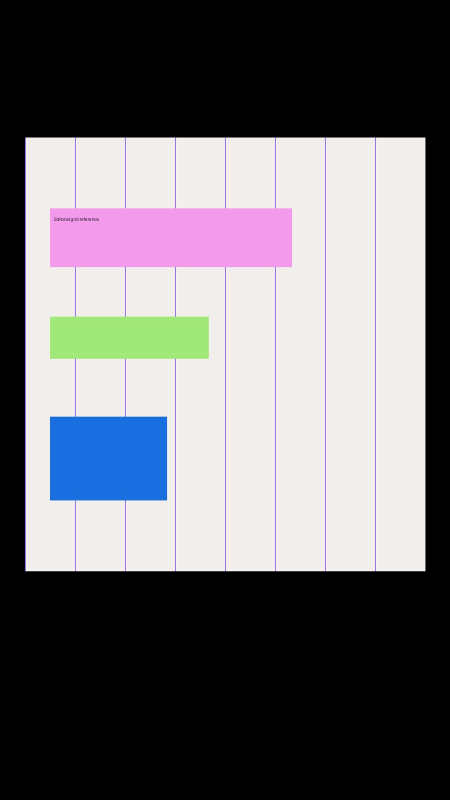
#> input picture data/styles/cream-grid-highlighter/ref0.jpg, 900 x 1600 px (shown at 1/2 size)
$ python filmmeasure.py ../data/styles/cream-grid-highlighter/ref0.jpg
#> lines starting #> are read from the running program, lines starting #| are printed output that depends on the picture; after the words box and inside, x2 and y2 are one past the last pixel; in counts of white or black regions, pixels touching at a corner belong together
"""Measuring a reference picture, so the direction board can copy a look instead of guessing one.

The board's palette and light come from a style card or from a fixed scheme, so a reference picture the creator
liked is never read: the film ends up near the board's idea of the look rather than the picture's. This module
measures a still - the colours in it, how bright it is, how much of it is in shadow, where the light comes from -
and turns the measurement into the board's own knobs: a five-colour palette with one accent, a key light azimuth and
elevation, and a grade patch that a scene can be drawn against.

Everything here is deterministic. The picture is decoded small (96 px wide), the colours are clustered with a
seeded k-means (no random init), and the same file always gives the same numbers: a board that changes when the
same picture is measured twice is a board nobody trusts.
"""
import json

import numpy as np
from PIL import Image

SAMPLE_W = 96      # the picture is read at this width: cheap, and small enough to cluster in one pass
K = 5              # palette colours
ITER = 16          # k-means iterations
D65 = (0.95047, 1.0, 1.08883)     # the white point of the sRGB / CIELAB standard formula


# ---------------------------------------------------------------- colour

def _to_lab(rgb):
    """sRGB in 0..1 (..., 3) -> CIELAB (..., 3): the standard D65 formula, written out so no extra package is needed."""
    c = np.asarray(rgb, dtype=np.float64)
    lin = np.where(c <= 0.04045, c / 12.92, ((c + 0.055) / 1.055) ** 2.4)
    r, g, b = lin[..., 0], lin[..., 1], lin[..., 2]
    x = (0.4124564 * r + 0.3575761 * g + 0.1804375 * b) / D65[0]
    y = (0.2126729 * r + 0.7151522 * g + 0.0721750 * b) / D65[1]
    z = (0.0193339 * r + 0.1191920 * g + 0.9503041 * b) / D65[2]
    f = lambda t: np.where(t > 216 / 24389, np.cbrt(t), (841 / 108) * t + 4 / 29)
    fx, fy, fz = f(x), f(y), f(z)
    return np.stack([116 * fy - 16, 500 * (fx - fy), 200 * (fy - fz)], axis=-1)


def _to_rgb(lab):
    """CIELAB (..., 3) -> sRGB in 0..1 (..., 3); out-of-gamut colours are clipped."""
    L, a, b = lab[..., 0], lab[..., 1], lab[..., 2]
    fy = (L + 16) / 116
    fx = fy + a / 500
    fz = fy - b / 200
    back = lambda t: np.where(t ** 3 > 216 / 24389, t ** 3, (108 / 841) * (t - 4 / 29))
    x = D65[0] * back(fx)
    y = D65[1] * back(fy)
    z = D65[2] * back(fz)
    r = 3.2404542 * x - 1.5371385 * y - 0.4985314 * z
    g = -0.9692660 * x + 1.8760108 * y + 0.0415560 * z
    bb = 0.0556434 * x - 0.2040259 * y + 1.0572252 * z
    out = np.stack([r, g, bb], axis=-1)
    out = np.where(out <= 0.0031308, 12.92 * out, 1.055 * np.abs(out) ** (1 / 2.4) - 0.055)
    return np.clip(out, 0, 1)


def _hex(rgb):
    """One sRGB colour (0..1, three channels) -> '#rrggbb'."""
    return "#%02x%02x%02x" % tuple(int(round(float(c) * 255)) for c in rgb)


def _decode(path):
    """The picture as an RGB array (0..1), read small: at most 96 px wide, height in proportion."""
    with Image.open(path) as im:
        im = im.convert("RGB")
        if im.width > SAMPLE_W:
            h = max(1, int(round(im.height * SAMPLE_W / im.width)))
            im = im.resize((SAMPLE_W, h), Image.LANCZOS)
        return np.asarray(im, dtype=np.float64) / 255.0


# ---------------------------------------------------------------- clustering

def _seeds(lab, k):
    """The k-means seeds, in lightness order: the median-lightness pixel first, then the pixels that are furthest
    (in Lab) from the seeds already chosen. No random init, so the same picture always clusters the same way."""
    n = len(lab)
    order = np.argsort(lab[:, 0], kind="stable")
    seeds = [int(order[n // 2])]
    while len(seeds) < k:
        d = np.linalg.norm(lab[seeds][:, None, :] - lab[None, :, :], axis=2).min(axis=0)
        seeds.append(int(np.argmax(d)))          # ties go to the lowest index, which argmax does
    return seeds


def _split_empty(labels, lab, k):
    """Give an empty cluster half of the heaviest one (by lightness), so every slot of the palette means something."""
    counts = np.bincount(labels, minlength=k)
    for j in range(k):
        if counts[j]:
            continue
        big = int(np.argmax(counts))
        idx = np.where(labels == big)[0]
        if len(idx) < 2:
            break
        order = idx[np.argsort(lab[idx, 0], kind="stable")]
        labels[order[len(order) // 2:]] = j
        counts = np.bincount(labels, minlength=k)
    return labels


def _kmeans(lab, k=K, iters=ITER):
    """Lloyd's k-means in Lab with the deterministic seeds above. -> (labels, centroids, shares)."""
    labels = np.zeros(len(lab), dtype=int)
    cent = lab[_seeds(lab, k)].copy()
    for _ in range(iters):
        d = ((lab[:, None, :] - cent[None, :, :]) ** 2).sum(axis=2)
        labels = _split_empty(d.argmin(axis=1), lab, k)
        for j in range(k):
            m = labels == j
            if m.any():
                cent[j] = lab[m].mean(axis=0)
    shares = np.array([(labels == j).mean() for j in range(k)])
    return labels, cent, shares


# ---------------------------------------------------------------- the measurement

def _corner_centre(L):
    """(corner mean, centre mean) of the lightness: the corners are the four corners, the centre the middle."""
    h, w = L.shape
    cw, ch = max(1, int(round(w * 0.15))), max(1, int(round(h * 0.15)))
    corners = np.concatenate([L[:ch, :cw].ravel(), L[:ch, -cw:].ravel(),
                              L[-ch:, :cw].ravel(), L[-ch:, -cw:].ravel()])
    mw, mh = max(1, int(round(w * 0.30))), max(1, int(round(h * 0.30)))
    centre = L[(h - mh) // 2:(h - mh) // 2 + mh, (w - mw) // 2:(w - mw) // 2 + mw]
    return float(corners.mean()), float(centre.mean())


def _key_light(L):
    """Where the key light sits, from the brightest 2 % of the picture: 180 is frontal, 90 the frame right,
    270 the frame left; the height of that patch sets the elevation of the light."""
    h, w = L.shape
    k = max(1, int(round(L.size * 0.02)))
    cut = float(np.sort(L, axis=None)[-k])                # the value of the 98th percentile of the lightness
    ys, xs = np.nonzero(L >= cut)                         # every pixel tied with it counts too, or a flat frame
    x = (float(xs.mean()) / max(1, w - 1)) * 2 - 1        # -1 at the left edge, +1 at the right
    y = (float(ys.mean()) / max(1, h - 1)) * 2 - 1        # -1 at the top, +1 at the bottom
    azimuth = int(round(180 - 90 * x))
    elevation = int(round(45 - 30 * y))                    # a bright patch high in the frame is a high light
    return {"azimuth_deg": azimuth, "elevation_deg": max(10, min(70, elevation))}


def measure(path):
    """Measure a picture: its palette, its accent, its light and how it is graded.

    -> {"palette": five hex colours dark to light, "accent", "shares", "l_p5", "l_p50", "l_p95", "contrast",
        "dark_share", "bright_share", "chroma", "warmth", "vignette", "key"}"""
    rgb = _decode(path)
#> in _decode, im is the input picture: PIL image 900x1600 RGB; mean R, G, B 108.7, 107, 111
    lab = _to_lab(rgb)
#> in _to_lab, `lin = np.where(c <= 0.04045, c / 12.92, ((c + 0.055) / 1.055) ** 2.4)`:
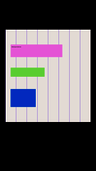
#> lin: shape (171, 96, 3) float64; mean of channels 0, 1, 2 0.386, 0.362, 0.384; drawn as R, G, B
#> in _to_lab, `y = (0.2126729 * r + 0.7151522 * g + 0.0721750 * b) / D65[1]`:
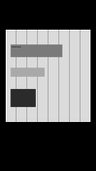
#> y: shape (171, 96) float64; min 0, max 1, mean 0.369
#> in _to_lab, `fx, fy, fz = f(x), f(y), f(z)`:
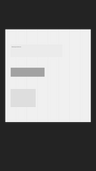
#> fz: shape (171, 96) float64; min 0.138, max 1, mean 0.518
#> in _to_lab, `return np.stack([116 * fy - 16, 500 * (fx - fy), 200 * (fy - fz)], axi..`:
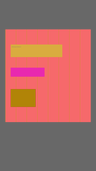
#> returned value: shape (171, 96, 3) float64; mean of channels 0, 1, 2 43.1, 2.1, -1.7; drawn with min black and max white
    flat = lab.reshape(-1, 3)
    L = lab[..., 0]
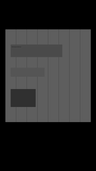
#> L: shape (171, 96) float64; min 0, max 100, mean 43.1
    labels, cent, shares = _kmeans(flat)
#> in _kmeans, `labels = np.zeros(len(lab), dtype=int)`: labels = 16416 values from 0 to 0
#> in _seeds, `n = len(lab)`: n = 16416
#> in _seeds, `order = np.argsort(lab[:, 0], kind="stable")`: order = 16416 values, max 16415 at index 7972, min 0 at index 0, mean 8207.5
#> in _seeds, `seeds = [int(order[n // 2])]`: seeds = [6915]
#> the loop in _seeds, `while len(seeds) < k:` made 4 passes
#> after the loop in _seeds, `while len(seeds) < k:`: seeds = [6915, 7243, 4331, 5582, 8674]
#> in _kmeans, `cent = lab[_seeds(lab, k)].copy()`: cent = [[1.08, -0.139, 0.378], [84.25, -46.87, 53.28], [73.24, 51.42, -31.25], [95.97, -1.56, 4.33], [44.63, 24.92, -69.39]]
#> the loop in _kmeans, `for _ in range(iters):` made 16 passes
#> after the loop in _kmeans, `for _ in range(iters):`: cent = [[0.178, 0.00407, 0.00194], [85.55, -40.4, 45.6], [74.78, 45.23, -27.49], [92.48, 1.57, 0.637], [49, 17.41, -62.82]]
#> in _kmeans, `shares = np.array([(labels == j).mean() for j in range(k)])`: shares = [0.513, 0.0186, 0.0378, 0.403, 0.0274]
#> labels = 16416 values, max 4 at index 8555, min 0 at index 0, mean 1.41; shares = [0.513, 0.0186, 0.0378, 0.403, 0.0274]

    # The palette is listed dark to light, so a board can read it as ground -> ink -> accent.
    order = np.argsort(cent[:, 0], kind="stable")
#> order = [0, 4, 2, 1, 3]
    cent, shares = cent[order], shares[order]
#> cent = [[0.178, 0.00407, 0.00194], [49, 17.41, -62.82], [74.78, 45.23, -27.49], [85.55, -40.4, 45.6], [92.48, 1.57, 0.637]]; shares = [0.513, 0.0274, 0.0378, 0.0186, 0.403]
    remap = np.empty(K, dtype=int)
#> remap = [4602795140215654045, 4581012378860073064, 4585603767953864037, 4600937295632530689, 4583558273386266911]
    remap[order] = np.arange(K)
    labels = remap[labels]
#> labels = 16416 values, max 4 at index 2790, min 0 at index 0, mean 1.77
    palette = [_hex(c) for c in _to_rgb(cent)]
#> in _to_rgb, `L, a, b = lab[..., 0], lab[..., 1], lab[..., 2]`: L = [0.178, 49, 74.78, 85.55, 92.48]; a = [0.00407, 17.41, 45.23, -40.4, 1.57]; b = [0.00194, -62.82, -27.49, 45.6, 0.637]
#> in _to_rgb, `fy = (L + 16) / 116`: fy = [0.139, 0.56, 0.783, 0.875, 0.935]
#> in _to_rgb, `fx = fy + a / 500`: fx = [0.139, 0.595, 0.873, 0.795, 0.938]
#> in _to_rgb, `fz = fy - b / 200`: fz = [0.139, 0.874, 0.92, 0.647, 0.932]
#> in _to_rgb, `x = D65[0] * back(fx)`: x = [0.000189, 0.2, 0.633, 0.477, 0.785]
#> in _to_rgb, `y = D65[1] * back(fy)`: y = [0.000197, 0.176, 0.479, 0.671, 0.818]
#> in _to_rgb, `z = D65[2] * back(fz)`: z = [0.000213, 0.728, 0.848, 0.296, 0.881]
#> in _to_rgb, `r = 3.2404542 * x - 1.5371385 * y - 0.4985314 * z`: r = [0.000201, 0.0159, 0.89, 0.367, 0.848]
#> in _to_rgb, `g = -0.9692660 * x + 1.8760108 * y + 0.0415560 * z`: g = [0.000196, 0.166, 0.321, 0.809, 0.81]
#> in _to_rgb, `bb = 0.0556434 * x - 0.2040259 * y + 1.0572252 * z`: bb = [0.000196, 0.745, 0.834, 0.202, 0.809]
#> in _to_rgb, `out = np.stack([r, g, bb], axis=-1)`: out = [[0.000201, 0.000196, 0.000196], [0.0159, 0.166, 0.745], [0.89, 0.321, 0.834], [0.367, 0.809, 0.202], [0.848, 0.81, 0.809]]
#> in _to_rgb, `out = np.where(out <= 0.0031308, 12.92 * out, 1.055 * np.abs(out) ** (..`: out = [[0.0026, 0.00254, 0.00253], [0.133, 0.444, 0.878], [0.95, 0.602, 0.923], [0.64, 0.911, 0.487], [0.93, 0.911, 0.911]]
#> palette = ['#010101', '#2271e0', '#f29aeb', '#a3e87c', '#ede8e8']

    # The accent is the most colourful cluster; a small one is boosted, because a colour that only shows up in a
    # corner of the frame is usually the point of the picture.
    a_flat, b_flat = flat[:, 1], flat[:, 2]
#> a_flat = 16416 values, max 51.42 at index 4331, min -46.87 at index 7243, mean 2.07; b_flat = 16416 values, max 53.28 at index 7243, min -69.39 at index 8674, mean -1.66
    chroma_px = np.sqrt(a_flat * a_flat + b_flat * b_flat)
#> chroma_px = 16416 values, max 73.73 at index 8674, min 0 at index 0, mean 6.41
    best, best_score = 0, -1.0
    for j in range(len(shares)):
        m = labels == j
        c = float(chroma_px[m].mean()) if m.any() else 0.0
        score = c * (1.4 if shares[j] < 0.2 else 1.0)
        if score > best_score:
            best, best_score = j, score
#> this loop made 5 passes
#> (c, score, best, best_score) on passes 1 to 2: (0.0141, 0.0141, 0, 0.0141), (65.25, 91.35, 1, 91.35)
#> (c, score) on passes 3 to 5: (52.93, 74.1), (60.92, 85.29), (3.68, 3.68)
#> after the loop, best = 1; best_score = 91.35

    lp5, lp50, lp95 = (int(round(v)) for v in np.percentile(L, [5, 50, 95]))
#> lp5 = 0; lp50 = 1; lp95 = 95
    mid = (L >= 30) & (L <= 75)
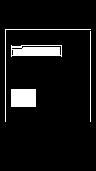
#> mid: shape (171, 96) bool; 7.4% white; 4 white regions, box (x1, y1, x2, y2) and area: (11, 45, 62, 57) 491, (11, 89, 36, 107) 450, (5, 29, 91, 122) 178, (90, 31, 91, 122) 91
    warmth = float(lab[..., 2][mid].mean()) if mid.any() else 0.0
#> warmth = -35.38
    corner, centre = _corner_centre(L)
#> in _corner_centre, `corners = np.concatenate([L[:ch, :cw].ravel(), L[:ch, -cw:].ravel(), L..`: corners = 1456 values from 0 to 0
#> in _corner_centre, `centre = L[(h - mh) // 2:(h - mh) // 2 + mh, (w - mw) // 2:(w - mw) //..`:
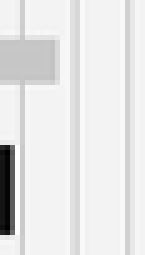
#> centre: shape (51, 29) float64 (shown 5 times larger); min 44.63, max 96.72, mean 91.5; drawn with min black and max white
#> corner = 0; centre = 91.46
    return {
        "palette": palette,
        "accent": palette[best],
        "shares": [round(float(s), 4) for s in shares],
        "l_p5": lp5,
        "l_p50": lp50,
        "l_p95": lp95,
        "contrast": lp95 - lp5,
        "dark_share": round(float((L < 25).mean()), 4),
        "bright_share": round(float((L > 75).mean()), 4),
        "chroma": round(float(chroma_px.mean()), 3),
        "warmth": round(warmth, 3),
        "vignette": round(corner / centre if centre > 1e-6 else 1.0, 3),
        "key": _key_light(L),
    }
#> in _key_light, `cut = float(np.sort(L, axis=None)[-k])`: cut = 95.82
#> in _key_light, `ys, xs = np.nonzero(L >= cut)`: ys = 352 values from 30 to 121; xs = 352 values, max 89 at index 76, min 6 at index 0, mean 42.6
#> in _key_light, `x = (float(xs.mean()) / max(1, w - 1)) * 2 - 1`: x = -0.103
#> in _key_light, `y = (float(ys.mean()) / max(1, h - 1)) * 2 - 1`: y = -0.235
#> in _key_light, `azimuth = int(round(180 - 90 * x))`: azimuth = 189
#> in _key_light, `elevation = int(round(45 - 30 * y))`: elevation = 52


# ---------------------------------------------------------------- the board's knobs

def _clamp(v, lo, hi):
    return max(lo, min(hi, v))


def look_patch(measured):
    """The board's knobs, read off a measurement: where the key light sits and how the film is graded.

    -> {"azimuthDeg", "elevationDeg", "ambient", "exposure", "post": {"contrast", "saturation"},
        "vignette": {"darkness"}}"""
    m = measured or {}
    key = m.get("key") or {}
    l50 = float(m["l_p50"]) if m.get("l_p50") is not None else 50.0
    dark = float(m["dark_share"]) if m.get("dark_share") is not None else 0.0
    contrast = float(m["contrast"]) if m.get("contrast") is not None else 0.0
    chroma = float(m["chroma"]) if m.get("chroma") is not None else 0.0
    vignette = float(m["vignette"]) if m.get("vignette") is not None else 1.0
    return {
        "azimuthDeg": int(key.get("azimuth_deg") if key.get("azimuth_deg") is not None else 180),
        "elevationDeg": max(10, min(70, int(key.get("elevation_deg") if key.get("elevation_deg") is not None else 45))),
        "ambient": round(_clamp(0.15 + 0.6 * dark, 0.05, 0.9), 3),        # a frame full of shadow needs a fill
        "exposure": round(_clamp(1 + (50 - l50) / 100, 0.6, 1.6), 3),      # a dark frame is shot brighter
        "post": {"contrast": round(_clamp(1 + contrast / 220, 0.85, 1.35), 3),
                 "saturation": round(_clamp(1 + chroma / 90, 0.85, 1.4), 3)},
        "vignette": {"darkness": round(_clamp((1 - vignette) * 1.4, 0.0, 0.9), 3)},
    }


# ---------------------------------------------------------------- comparing two boards

TOLERANCES = (("l_p50", 8), ("contrast", 12), ("saturation", 6), ("warmth", 5), ("dark_share", 0.12))


def _value(measured, metric):
    """One comparable number of a measurement (saturation is the mean chroma of the frame)."""
    m = measured or {}
    if metric == "saturation":
        v = m.get("saturation")
        v = m.get("chroma") if v is None else v
        return round(float(v or 0.0), 3)
    v = m.get(metric)
    if metric in ("l_p50", "contrast"):
        return int(round(float(v or 0)))
    return round(float(v or 0.0), 4)


def compare(a, b):
    """How far two measurements sit from each other, row by row, with the tolerance the board allows.

    -> [{"metric", "a", "b", "tolerance", "ok"}, ...]"""
    rows = []
    for metric, tol in TOLERANCES:
        va, vb = _value(a, metric), _value(b, metric)
        rows.append({"metric": metric, "a": va, "b": vb, "tolerance": tol,
                     "ok": bool(abs(va - vb) <= tol)})
    return rows


if __name__ == "__main__":
    import sys
    for p in sys.argv[1:]:
        m = measure(p)
#> m = 13 items
        m["patch"] = look_patch(m)
#> in look_patch, `key = m.get("key") or {}`: key = {'azimuth_deg': 189, 'elevation_deg': 52}
#> in look_patch, `l50 = float(m["l_p50"]) if m.get("l_p50") is not None else 50.0`: l50 = 1
#> in look_patch, `dark = float(m["dark_share"]) if m.get("dark_share") is not None else ..`: dark = 0.513
#> in look_patch, `contrast = float(m["contrast"]) if m.get("contrast") is not None else ..`: contrast = 95
#> in look_patch, `chroma = float(m["chroma"]) if m.get("chroma") is not None else 0.0`: chroma = 6.41
#> in look_patch, `vignette = float(m["vignette"]) if m.get("vignette") is not None else ..`: vignette = 0
        print(json.dumps(m, indent=2))
#> (printed output is left out)
